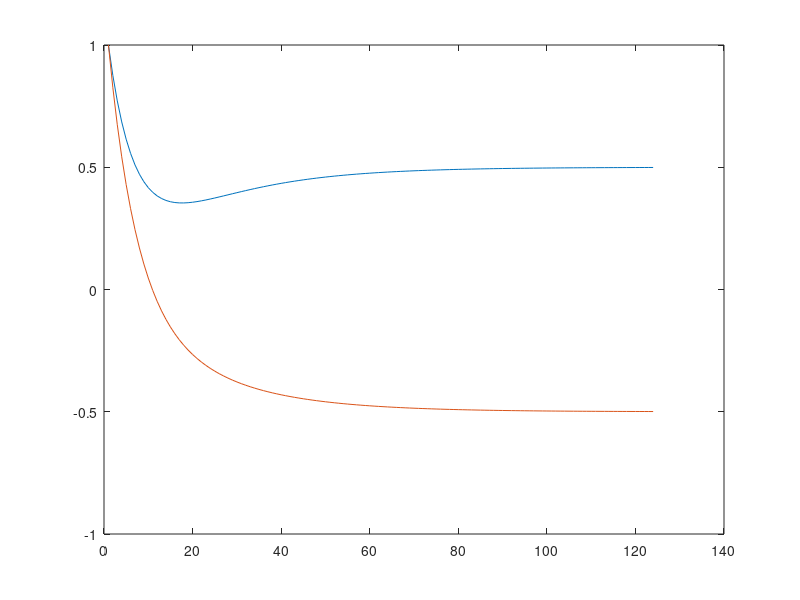

MATLAB code for this plot:
clc;

%LSM-Steepest descent search

%autocorrelation matrix
autocorrelation_matrix=[1 0.5; 0.5 1];
%crosscorrelation vector
crosscorrelation_vector=[0.25; -0.25];
%orignal fliter doeffiences
hm_0=[1;1];
%step size
step_size=0.1;
%identify matrix
I=eye(2);
%output matrix
output=zeros(4,1);
output(1,1)=hm_0(1);
output(2,1)=hm_0(2);
%maximum iteration number
max_ite=1000;
%minimum error
min_err=0.001;

%when loop for max_ite times or the gradient vector error less than
%min_err, algorithm stop

for i = 2: max_ite
    h_pre = [output(1,i-1); output(2,i-1)];
    g = 2 * (autocorrelation_matrix*h_pre-crosscorrelation_vector);
    h=(I-step_size*autocorrelation_matrix)*h_pre+step_size*crosscorrelation_vector;
    output(1,i)=h(1);
    output(2,i)=h(2);
    output(3,i)=g(1);
    output(4,i)=g(2);
    if(g(1)<min_err && g(2)<min_err)
        break;
    end
end

%plot the evolution graph
x=(1:size(output,2));
y1=output(1,:);
y2=output(2,:);

plot(x,y1);
hold on;
plot(x,y2);
ylim([-1 1]);